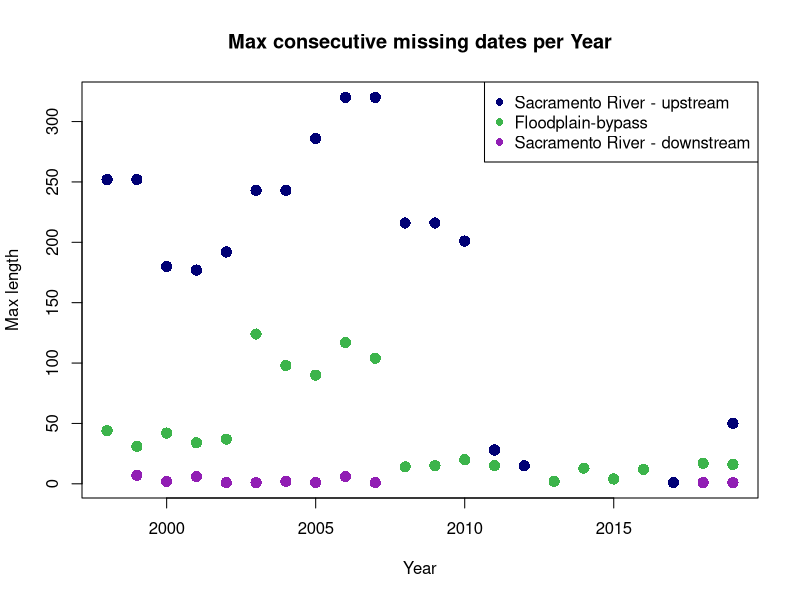

Write the R code that produced this figure.
## ---- chunk 1
knitr::opts_chunk$set(echo = TRUE)

library(dplyr)

## ---- chunk 2
# clean data
lis <- read.csv("data_clean/clean_lis.csv") # lisbon weir
rv <- read.csv("data_clean/clean_rv.csv") # rio vista
shw <- read.csv("data_clean/clean_shw.csv") # sherwood harbor
yb <- read.csv("data_clean/clean_yb.csv") # yolo bypass

colnames(rv)[2] <- "date"

# need to switch yb for lis in 2013 (see qc_plots.Rmd for explanation)
colnames(lis)[2] <- "date"

lis$date <- as.Date(lis$date)
rv$date <- as.Date(rv$date)
shw$date <- as.Date(shw$date)
yb$date <- as.Date(yb$date)

lis <- within(lis, year <- format(lis$date, "%Y"))
yb <- within(yb, year <- format(yb$date, "%Y"))

lis_qc <- subset(lis, year == "2013")
yb_qc <- subset(yb, year != "2013")

yb_reviewed <- rbind(lis_qc, yb_qc)

# assign each data frame a region

rv$region <- "river_downstream"
shw$region <- "river_upstream"
yb_reviewed$region <- "floodplain_bypass"

# integration (published on EDI)

integrated_data <- rbind(rv, shw, yb_reviewed[,-13])
integrated_data <- integrated_data[,-1] # group is not needed

## ---- chunk 3

integrated_data %>%
  group_by(region, method) %>%
  summarise_each(funs(n = sum(!is.na(.))))

## ---- chunk 4
# the combined data set published on EDI includes a "region" variable because sites of water temperature collection vary for some locations (yb and rv)

unique(integrated_data$site) # see Yolo Bypass Fish Monitoring Program data for site locations (f_get_WQ_w_fish.R in scripts folder)
integrated_data %>%
  mutate(year = format(date, "%Y")) %>%
  group_by(site, year) %>%
  summarise(total = sum(!is.na(date)))


# method and category are linked because data gaps less than or equal to seven consecutive days were imputed, while larger gaps were estimated by a linear regression. The remaining 498 days were previous to the installation of the Rio Vista CDEC station.

# data sources vary, daily means (daily_mean) were provided for 1998 at the Yolo Bypass and Sherwood Harbor, Yolo Bypass Fish Monitoring Program's temperature logger data was summarized in this repository (ybfmp_logger) and published data from Pien et al. 2020 (Pien_2020) and Pien and Kwan 2022 (WQ_w_fish) were also incorporated.

integrated_data %>%
  group_by(category, method) %>%
  summarise_each(funs(n = sum(!is.na(.))))

# length is the number of consecutive days of missing data that was imputed or predicted 
plot_data <- integrated_data %>%
  mutate(year = format(date, "%Y")) %>%
  group_by(region, year) %>%
  summarise(mean = mean(length, na.rm = TRUE), max = max(length, na.rm = TRUE), min = min(length, na.rm = TRUE))

region <- c("floodplain_bypass", "river_downstream", "river_upstream")
color <- c("#3cb44b", "#911eb4", "#000075")

col <- data.frame(region, color)
plot_data <- merge(plot_data, col, by ="region")

plot(plot_data$year, plot_data$max, 
     col = plot_data$color,
     cex = 1.5, 
     pch = 16,
     xlab = "Year",
     ylab = "Max length",
     main = "Max consecutive missing dates per Year")
legend("topright", c("Sacramento River - upstream", "Floodplain-bypass", "Sacramento River - downstream"), col = c("#000075", "#3cb44b", "#911eb4"), pch = 16)
